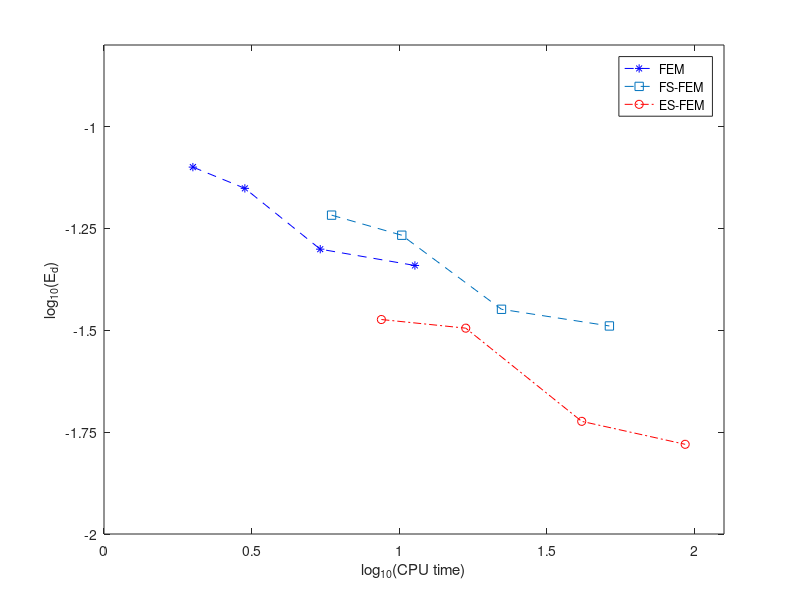

The MATLAB source for this figure:
%legend('sinx',0);   
%xlabel('The number of training')  
%ylabel('Evacuation time(s)')  
clear
% S=load('redirection_reference.txt');
% s=sort(S(:,1));
% A=load('redirection_reference.txt');
% x=A(:,1);
% y=A(:,2);
% plot(x,y,'-k')
%----------------------------------
%----------------------------------
B=load('redirection_FEM.txt');
x=log10(B(:,1));
y=log10(B(:,2));
plot(x,y,'b--*');
axis([0,2.1,-2,-0.8])
hold on
set(gca,'XTick',[0:0.5:2]);
set(gca,'YTick',[-2:0.25:-1]);
xlabel('log_1_0(CPU time)') ;
ylabel('log_1_0(E_d)')  ;
%----------------------------------
D=load('redirection_FSFEM.txt');
x=log10(D(:,1));
y=log10(D(:,2));
plot(x,y,'--s');
%----------------------------------
C=load('redirection_ESFEM.txt');
x=log10(C(:,1));
y=log10(C(:,2));
plot(x,y,'r-.o');
legend('FEM','FS-FEM','ES-FEM');